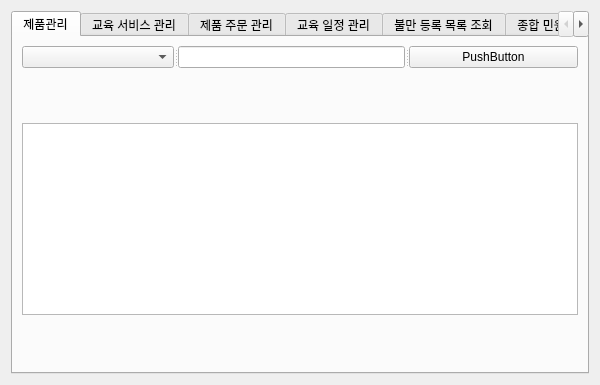
<?xml version="1.0" encoding="UTF-8"?>
<ui version="4.0">
 <class>CentralManagement</class>
 <widget class="QWidget" name="CentralManagement">
  <property name="geometry">
   <rect>
    <x>0</x>
    <y>0</y>
    <width>600</width>
    <height>385</height>
   </rect>
  </property>
  <property name="windowTitle">
   <string>Form</string>
  </property>
  <layout class="QGridLayout" name="gridLayout">
   <item row="0" column="0">
    <widget class="QTabWidget" name="tabWidget">
     <property name="currentIndex">
      <number>0</number>
     </property>
     <widget class="QWidget" name="tab">
      <attribute name="title">
       <string>제품관리</string>
      </attribute>
      <layout class="QGridLayout" name="gridLayout_2">
       <item row="0" column="0">
        <layout class="QVBoxLayout" name="verticalLayout">
         <item>
          <widget class="QSplitter" name="splitter">
           <property name="orientation">
            <enum>Qt::Orientation::Horizontal</enum>
           </property>
           <widget class="QComboBox" name="comboBox"/>
           <widget class="QLineEdit" name="lineEdit"/>
           <widget class="QPushButton" name="pushButton">
            <property name="text">
             <string>PushButton</string>
            </property>
           </widget>
          </widget>
         </item>
         <item>
          <spacer name="verticalSpacer_2">
           <property name="orientation">
            <enum>Qt::Orientation::Vertical</enum>
           </property>
           <property name="sizeHint" stdset="0">
            <size>
             <width>20</width>
             <height>40</height>
            </size>
           </property>
          </spacer>
         </item>
         <item>
          <widget class="QTableView" name="tableView"/>
         </item>
         <item>
          <spacer name="verticalSpacer">
           <property name="orientation">
            <enum>Qt::Orientation::Vertical</enum>
           </property>
           <property name="sizeHint" stdset="0">
            <size>
             <width>20</width>
             <height>40</height>
            </size>
           </property>
          </spacer>
         </item>
        </layout>
       </item>
      </layout>
     </widget>
     <widget class="QWidget" name="tab_2">
      <attribute name="title">
       <string>교육 서비스 관리</string>
      </attribute>
      <layout class="QGridLayout" name="gridLayout_3">
       <item row="0" column="0">
        <layout class="QVBoxLayout" name="verticalLayout_2">
         <item>
          <widget class="QSplitter" name="splitter_2">
           <property name="orientation">
            <enum>Qt::Orientation::Horizontal</enum>
           </property>
           <widget class="QComboBox" name="comboBox_2"/>
           <widget class="QLineEdit" name="lineEdit_2"/>
           <widget class="QPushButton" name="pushButton_2">
            <property name="text">
             <string>PushButton</string>
            </property>
           </widget>
          </widget>
         </item>
         <item>
          <spacer name="verticalSpacer_3">
           <property name="orientation">
            <enum>Qt::Orientation::Vertical</enum>
           </property>
           <property name="sizeHint" stdset="0">
            <size>
             <width>20</width>
             <height>40</height>
            </size>
           </property>
          </spacer>
         </item>
         <item>
          <widget class="QTableView" name="tableView_2"/>
         </item>
         <item>
          <spacer name="verticalSpacer_4">
           <property name="orientation">
            <enum>Qt::Orientation::Vertical</enum>
           </property>
           <property name="sizeHint" stdset="0">
            <size>
             <width>20</width>
             <height>40</height>
            </size>
           </property>
          </spacer>
         </item>
        </layout>
       </item>
      </layout>
     </widget>
     <widget class="QWidget" name="tab_3">
      <attribute name="title">
       <string>제품 주문 관리</string>
      </attribute>
      <layout class="QGridLayout" name="gridLayout_4">
       <item row="0" column="0">
        <layout class="QVBoxLayout" name="verticalLayout_3">
         <item>
          <widget class="QSplitter" name="splitter_3">
           <property name="orientation">
            <enum>Qt::Orientation::Horizontal</enum>
           </property>
           <widget class="QComboBox" name="comboBox_3"/>
           <widget class="QLineEdit" name="lineEdit_3"/>
           <widget class="QPushButton" name="pushButton_3">
            <property name="text">
             <string>PushButton</string>
            </property>
           </widget>
          </widget>
         </item>
         <item>
          <spacer name="verticalSpacer_5">
           <property name="orientation">
            <enum>Qt::Orientation::Vertical</enum>
           </property>
           <property name="sizeHint" stdset="0">
            <size>
             <width>20</width>
             <height>40</height>
            </size>
           </property>
          </spacer>
         </item>
         <item>
          <widget class="QTableView" name="tableView_3"/>
         </item>
         <item>
          <spacer name="verticalSpacer_6">
           <property name="orientation">
            <enum>Qt::Orientation::Vertical</enum>
           </property>
           <property name="sizeHint" stdset="0">
            <size>
             <width>20</width>
             <height>40</height>
            </size>
           </property>
          </spacer>
         </item>
        </layout>
       </item>
      </layout>
     </widget>
     <widget class="QWidget" name="tab_4">
      <attribute name="title">
       <string>교육 일정 관리</string>
      </attribute>
      <layout class="QGridLayout" name="gridLayout_5">
       <item row="0" column="0">
        <layout class="QVBoxLayout" name="verticalLayout_4">
         <item>
          <widget class="QSplitter" name="splitter_4">
           <property name="orientation">
            <enum>Qt::Orientation::Horizontal</enum>
           </property>
           <widget class="QComboBox" name="comboBox_4"/>
           <widget class="QLineEdit" name="lineEdit_4"/>
           <widget class="QPushButton" name="pushButton_4">
            <property name="text">
             <string>PushButton</string>
            </property>
           </widget>
          </widget>
         </item>
         <item>
          <spacer name="verticalSpacer_7">
           <property name="orientation">
            <enum>Qt::Orientation::Vertical</enum>
           </property>
           <property name="sizeHint" stdset="0">
            <size>
             <width>20</width>
             <height>40</height>
            </size>
           </property>
          </spacer>
         </item>
         <item>
          <widget class="QTableView" name="tableView_4"/>
         </item>
         <item>
          <spacer name="verticalSpacer_8">
           <property name="orientation">
            <enum>Qt::Orientation::Vertical</enum>
           </property>
           <property name="sizeHint" stdset="0">
            <size>
             <width>20</width>
             <height>40</height>
            </size>
           </property>
          </spacer>
         </item>
        </layout>
       </item>
      </layout>
     </widget>
     <widget class="QWidget" name="tab_5">
      <attribute name="title">
       <string>불만 등록 목록 조회</string>
      </attribute>
      <layout class="QGridLayout" name="gridLayout_6">
       <item row="0" column="0">
        <layout class="QVBoxLayout" name="verticalLayout_6">
         <item>
          <layout class="QVBoxLayout" name="verticalLayout_5">
           <item>
            <widget class="QSplitter" name="splitter_5">
             <property name="orientation">
              <enum>Qt::Orientation::Horizontal</enum>
             </property>
             <widget class="QComboBox" name="comboBox_5"/>
             <widget class="QLineEdit" name="lineEdit_5"/>
             <widget class="QPushButton" name="pushButton_5">
              <property name="text">
               <string>PushButton</string>
              </property>
             </widget>
            </widget>
           </item>
           <item>
            <spacer name="verticalSpacer_9">
             <property name="orientation">
              <enum>Qt::Orientation::Vertical</enum>
             </property>
             <property name="sizeHint" stdset="0">
              <size>
               <width>20</width>
               <height>40</height>
              </size>
             </property>
            </spacer>
           </item>
           <item>
            <widget class="QTableView" name="tableView_5"/>
           </item>
           <item>
            <spacer name="verticalSpacer_10">
             <property name="orientation">
              <enum>Qt::Orientation::Vertical</enum>
             </property>
             <property name="sizeHint" stdset="0">
              <size>
               <width>20</width>
               <height>40</height>
              </size>
             </property>
            </spacer>
           </item>
          </layout>
         </item>
         <item>
          <widget class="QSplitter" name="splitter_6">
           <property name="orientation">
            <enum>Qt::Orientation::Horizontal</enum>
           </property>
           <widget class="QPushButton" name="pushButton_6">
            <property name="text">
             <string>complaintsAndImprovementsWidget  이동</string>
            </property>
           </widget>
          </widget>
         </item>
        </layout>
       </item>
      </layout>
     </widget>
     <widget class="QWidget" name="tab_6">
      <attribute name="title">
       <string>종합 민원 처리 목록</string>
      </attribute>
      <layout class="QGridLayout" name="gridLayout_7">
       <item row="0" column="0">
        <layout class="QVBoxLayout" name="verticalLayout_9">
         <item>
          <layout class="QVBoxLayout" name="verticalLayout_10">
           <item>
            <widget class="QSplitter" name="splitter_9">
             <property name="orientation">
              <enum>Qt::Orientation::Horizontal</enum>
             </property>
             <widget class="QComboBox" name="comboBox_7"/>
             <widget class="QLineEdit" name="lineEdit_7"/>
             <widget class="QPushButton" name="pushButton_9">
              <property name="text">
               <string>PushButton</string>
              </property>
             </widget>
            </widget>
           </item>
           <item>
            <spacer name="verticalSpacer_13">
             <property name="orientation">
              <enum>Qt::Orientation::Vertical</enum>
             </property>
             <property name="sizeHint" stdset="0">
              <size>
               <width>20</width>
               <height>40</height>
              </size>
             </property>
            </spacer>
           </item>
           <item>
            <widget class="QTableView" name="tableView_7"/>
           </item>
           <item>
            <spacer name="verticalSpacer_14">
             <property name="orientation">
              <enum>Qt::Orientation::Vertical</enum>
             </property>
             <property name="sizeHint" stdset="0">
              <size>
               <width>20</width>
               <height>40</height>
              </size>
             </property>
            </spacer>
           </item>
          </layout>
         </item>
         <item>
          <widget class="QSplitter" name="splitter_10">
           <property name="orientation">
            <enum>Qt::Orientation::Horizontal</enum>
           </property>
           <widget class="QPushButton" name="pushButton_10">
            <property name="text">
             <string>generalInquiryManagementWidget 이동</string>
            </property>
           </widget>
          </widget>
         </item>
        </layout>
       </item>
      </layout>
     </widget>
    </widget>
   </item>
  </layout>
 </widget>
 <resources/>
 <connections/>
</ui>
